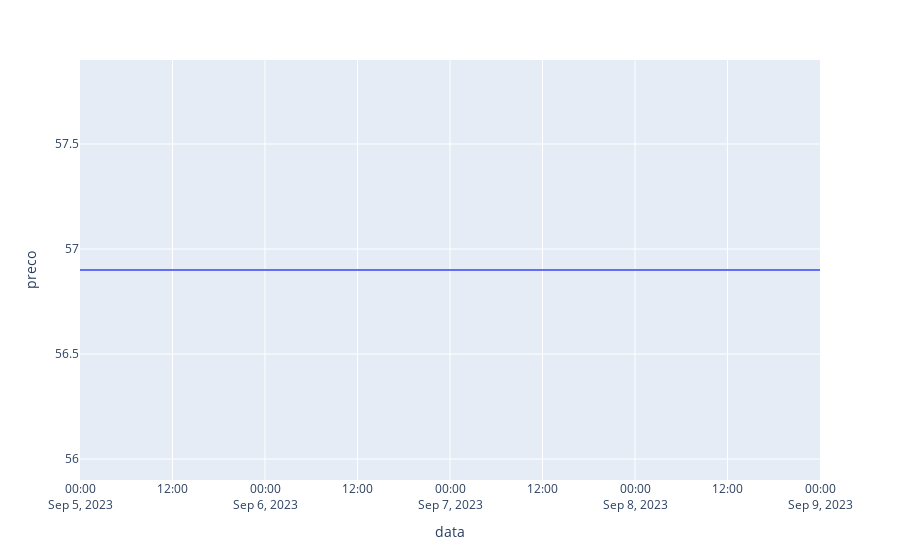

Notebook source saved alongside this figure:
### Code cell
px.line(protetor_natura, x = 'data', y = 'preco')
# fig.show()

### Figure 1 — Plotly figure (JSON) as saved in the notebook; plotly's stock layout.template omitted (floating-point values rounded to 4 significant figures)
{"data": [{"hovertemplate": "data=%{x}<br>preco=%{y}<extra></extra>", "legendgroup": "", "line": {"color": "#636efa", "dash": "solid"}, "marker": {"symbol": "circle"}, "mode": "lines", "name": "", "orientation": "v", "showlegend": false, "type": "scatter", "x": ["2023-09-05T00:00:00", "2023-09-06T00:00:00", "2023-09-08T00:00:00", "2023-09-09T00:00:00"], "xaxis": "x", "y": [56.9, 56.9, 56.9, 56.9], "yaxis": "y"}], "layout": {"legend": {"tracegroupgap": 0}, "margin": {"t": 60}, "xaxis": {"anchor": "y", "domain": [0, 1], "title": {"text": "data"}}, "yaxis": {"anchor": "x", "domain": [0, 1], "title": {"text": "preco"}}}}
